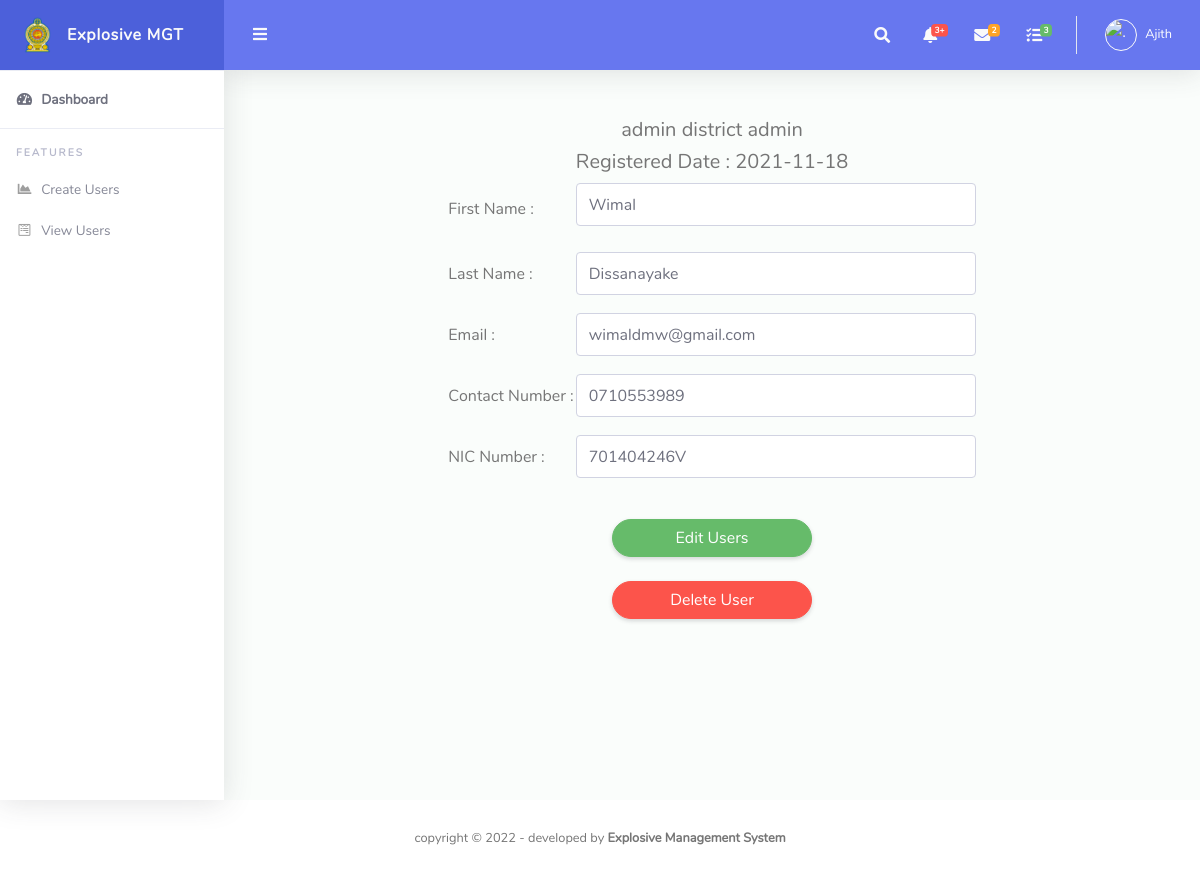
Screenshot of /admin/edit_users.php?id=70 (signed in) with the database file from the repository.
### tables this page shows
CREATE TABLE `users` (
  `id` int(11) NOT NULL,
  `fname` varchar(255) DEFAULT NULL,
  `lname` varchar(255) DEFAULT NULL,
  `email` varchar(255) DEFAULT NULL,
  `password` varchar(300) DEFAULT NULL,
  `contactno` varchar(11) DEFAULT NULL,
  `role` varchar(50) NOT NULL,
  `file_name` varchar(500) NOT NULL,
  `uploaded_on` date DEFAULT NULL,
  `district` varchar(500) NOT NULL,
  `nic` varchar(20) DEFAULT NULL
);

### admin/edit_users.php (the view, shortened to what this page needs)
<?php
include '../include/config.php';
$nid=$_GET["id"];
?>
<!DOCTYPE html>
<html lang="en">
<head>
  <link href="../assets/vendor/fontawesome-free/css/all.min.css" rel="stylesheet" type="text/css">
  <link href="../assets/vendor/bootstrap/css/bootstrap.min.css" rel="stylesheet" type="text/css">
  <link href="../assets/css/ruang-admin.min.css" rel="stylesheet">
</head>
<body id="page-top">
  <div id="wrapper">
     <?php
   include 'include/sidebar.php';
   ?>
    <div id="content-wrapper" class="d-flex flex-column">
      <div id="content">
         <?php
		include 'include/header.php';
		?>
        <div class="container-fluid" id="container-wrapper">
          <div class="text-center">
          <form action="" method="post" enctype="multipart/form-data">
         <center>
<?php
$queryaa = $conn->query("SELECT * from users  WHERE id = $nid");
if($queryaa !== false && $queryaa->num_rows > 0){
  while($row=$queryaa->fetch_assoc()){
                        echo "<h5> $row[district] district $row[role]</h5>";
                        echo "<h5> Registered Date : $row[uploaded_on] </h5>";
                        echo'
                        <table>
                        <tr><td><p>First Name :</p>
                        </td><td>
                        <input class="form-control" type="text" name="fname" required style="width:400px"';  echo" value='$row[fname]'>";
                        echo'<br> </div>
                        </td></tr><tr><td><p>Last Name :</p></td><td>
                        <div class="form-group mb-3">
                        <input class="form-control" type="text" name="lname" required style="width:400px"'; echo" value='$row[lname]'>";
                        echo'  </div>
                        </td></tr><tr><td><p>Email :</p></td><td>
                        <div class="form-group mb-3">
                        <input class="form-control" type="email" name="email" required style="width:400px"'; echo" value='$row[email]'>";
                        echo'  </div>
                        </td></tr><td><p>Contact Number :</p></td><td>
                        <div class="form-group mb-3">
                        <input class="form-control" type="text" name="contact" required style="width:400px"'; echo" value='$row[contactno]'>";
                        echo'  </div>
                        </td></tr><td><p>NIC Number :</p></td><td>
                        <div class="form-group mb-3">
                        <input class="form-control" type="text" name="nic" required style="width:400px"'; echo" value='$row[nic]'>";
                        echo' </div>
                        </td></tr></table>
                        <div class="form-group mb-3">
                        <br>
                        <input type="submit" name="submit" value="Edit Users" style="width:200px;height:38px;border-radius: 20px;" class="form btn btn-success">
                        <br><br>
                        <input type="submit" style="width:200px;height:38px;border-radius: 20px;" class="form btn btn-danger" name="submit2" value="Delete User" >
                        </div>
                      </div>
                    </div>
                  </div>
                  </center>
                </form>
            </div>
        </div>
    </div>
</div>
</center>';
  }
}
?>
       <?php include '../include/footer.php';?>
</body>
</html>

### admin/include/header.php (shortened to what this page needs)
<?php
      $uid =  $_SESSION["id"] ;
 $query5 = $conn->query("SELECT * from users  WHERE id = $uid ");
if($query5 !== false && $query5->num_rows > 0){
  while($row=$query5->fetch_assoc()){
  $imageURL='../assets/img/logo/'.$row["file_name"];
  $role=$row["fname"];
  }
}
?>
<nav class="navbar navbar-expand navbar-light bg-navbar topbar mb-4 static-top">
          <button id="sidebarToggleTop" class="btn btn-link rounded-circle mr-3">
            <i class="fa fa-bars"></i>
          </button>
          <ul class="navbar-nav ml-auto">
            <li class="nav-item dropdown no-arrow">
              <a class="nav-link dropdown-toggle" href="#" id="searchDropdown" role="button" data-toggle="dropdown"
                aria-haspopup="true" aria-expanded="false">
                <i class="fas fa-search fa-fw"></i>
              </a>
            </li>
            <li class="nav-item dropdown no-arrow mx-1">
              <a class="nav-link dropdown-toggle" href="#" id="alertsDropdown" role="button" data-toggle="dropdown"
                aria-haspopup="true" aria-expanded="false">
                <i class="fas fa-bell fa-fw"></i>
                <span class="badge badge-danger badge-counter">3+</span>
              </a>
            </li>
            <li class="nav-item dropdown no-arrow mx-1">
              <a class="nav-link dropdown-toggle" href="#" id="messagesDropdown" role="button" data-toggle="dropdown"
                aria-haspopup="true" aria-expanded="false">
                <i class="fas fa-envelope fa-fw"></i>
                <span class="badge badge-warning badge-counter">2</span>
              </a>
            </li>
            <li class="nav-item dropdown no-arrow mx-1">
              <a class="nav-link dropdown-toggle" href="#" id="messagesDropdown" role="button" data-toggle="dropdown"
                aria-haspopup="true" aria-expanded="false">
                <i class="fas fa-tasks fa-fw"></i>
                <span class="badge badge-success badge-counter">3</span>
              </a>
            </li>
            <li class="nav-item dropdown no-arrow">
              <a class="nav-link dropdown-toggle" href="#" id="userDropdown" role="button" data-toggle="dropdown"
                aria-haspopup="true" aria-expanded="false">
              <?php  echo "<img class='img-profile rounded-circle' id='scream' width='50' height='50'src='$imageURL' alt='.'>"; ?>
                <span class="ml-2 d-none d-lg-inline text-white small"><?php echo $role; ?></span>
              </a>
            </li>
          </ul>
        </nav>

### rows the page displays
users: fname "Ajith"
users: district "admin", role "admin", uploaded_on "2021-11-18", fname "Wimal", lname "Dissanayake", email "wimaldmw@gmail.com", contact "0710553989", nic "701404246V"
